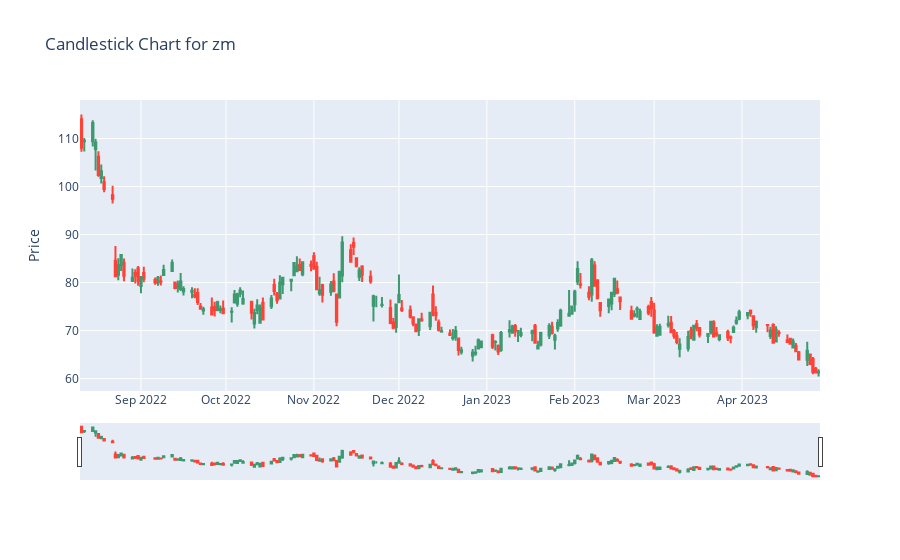

Write notebook code for a chart like this one.
### Code cell
candlestick("zm",180) #showing zoom stocks for 180 days

### Figure 1 — Plotly figure (JSON) as saved in the notebook; plotly's stock layout.template omitted (floating-point values rounded to 4 significant figures; data arrays with more than 128 entries replaced by an {"elided": "..."} marker saying what was removed)
{"data": [{"close": {"elided": "180 float values"}, "high": {"elided": "180 float values"}, "low": {"elided": "180 float values"}, "open": {"elided": "180 float values"}, "type": "candlestick", "x": {"elided": "180 str values"}}], "layout": {"title": {"text": "Candlestick Chart for zm"}, "yaxis": {"title": {"text": "Price"}}}}
